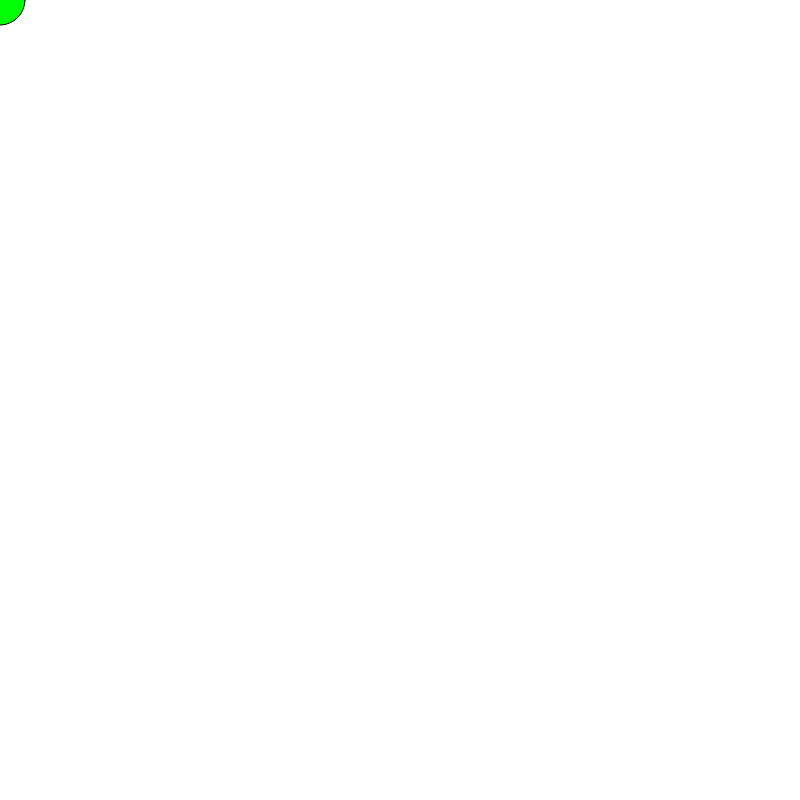
Frame 1 (no input)
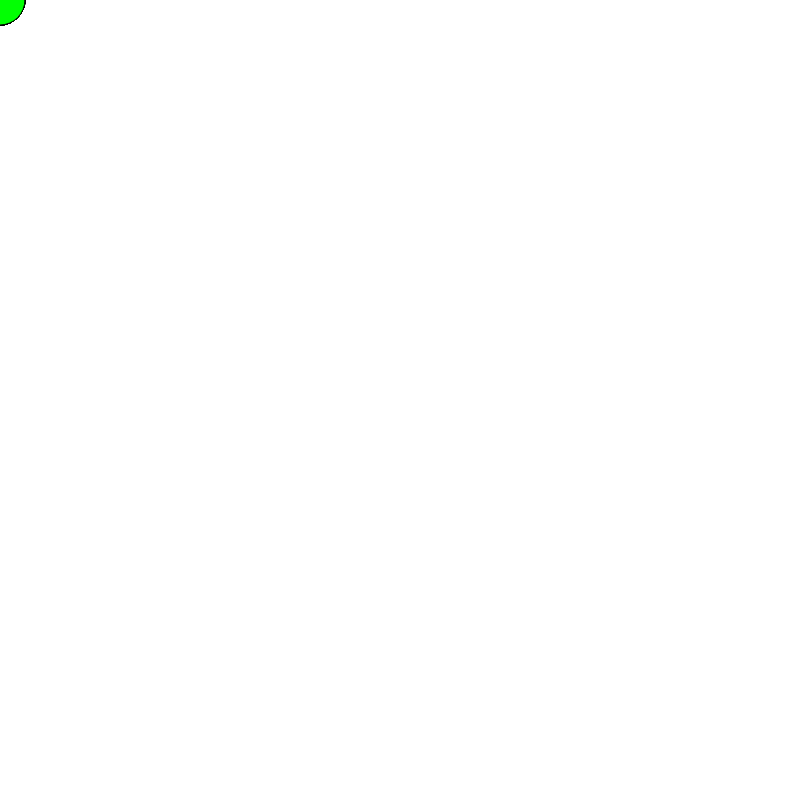
Frame 60 (no input)
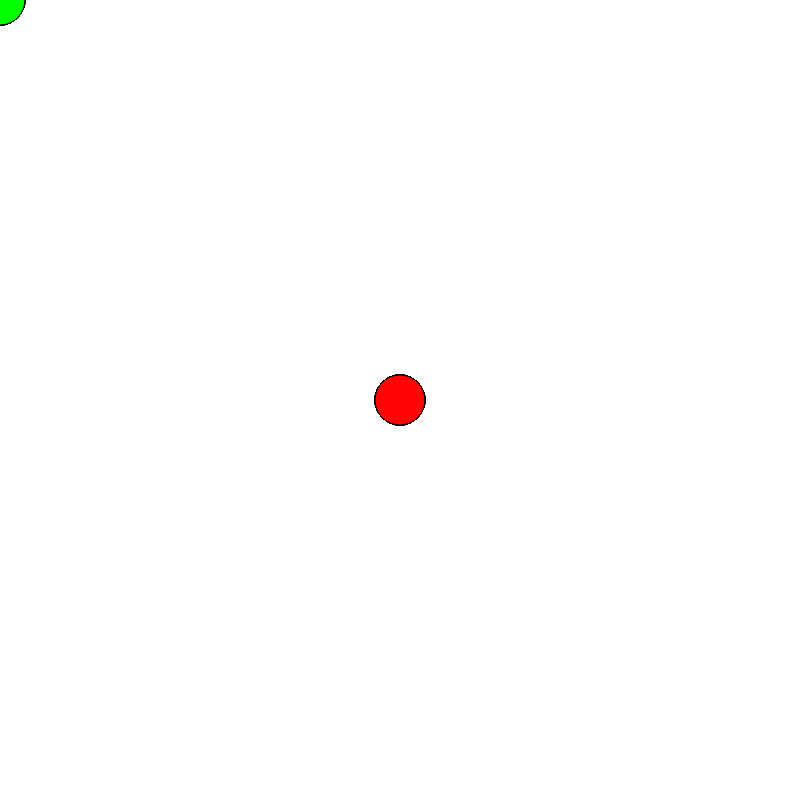
Frame 120 (the mouse pressed at the canvas centre since frame 60)

The p5.js sketch that drew these frames (run headless with seeded random() and noise() and a simulated clock; from frame 60 on, the mouse is pressed at the canvas centre):

// p5.js sketch
// ── sketch.js
function setup() {
  createCanvas(800,800);

}

function draw() {

 if(mouseIsPressed){
  fill(255,5,5);
 } else {
  fill(2,255,3);
 }

 ellipse(mouseX,mouseY,50,50);
}
